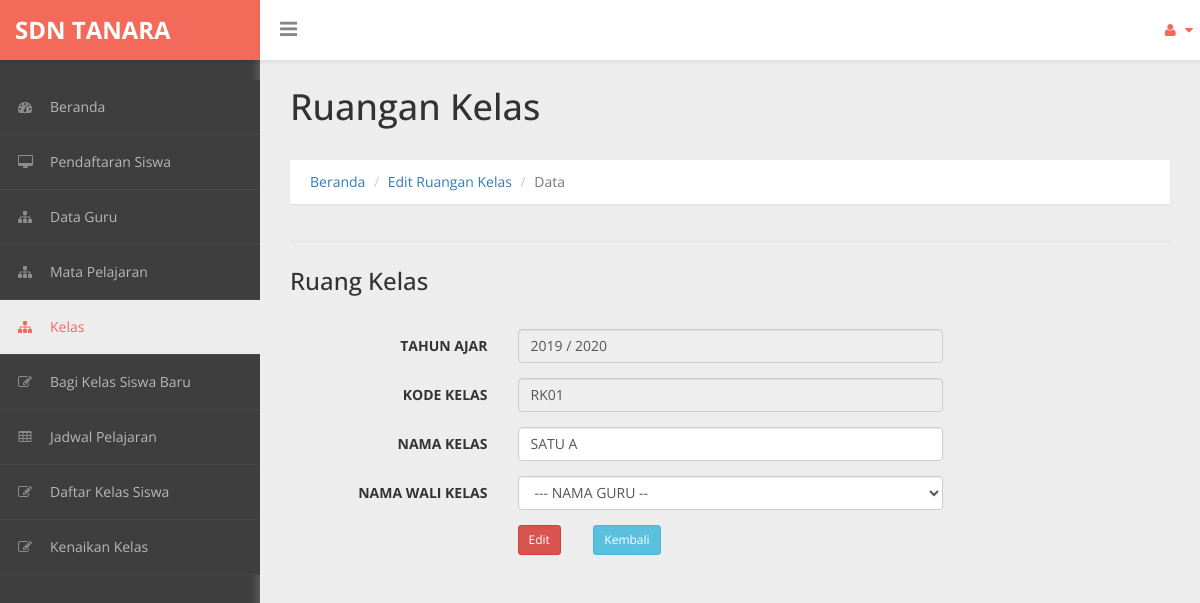
/admin/tampil_ruang.php?kd_ruang=RK01, run on the app's committed database.
### tables this page shows
CREATE TABLE `ruang` (
  `kd_ruang` varchar(6) NOT NULL,
  `nama_ruang` varchar(20) NOT NULL,
  `nip` varchar(32) NOT NULL,
  `thnajar` varchar(20) NOT NULL
);

### admin/tampil_ruang.php (the view, shortened to what this page needs)
<!DOCTYPE html>
<html xmlns="http://www.w3.org/1999/xhtml">
<head>
    <link href="../assets/css/bootstrap.css" rel="stylesheet" />
    <link href="../assets/css/font-awesome.css" rel="stylesheet" />
    <link href="../assets/css/custom-styles.css" rel="stylesheet" />
</head>
<body>
    <div id="wrapper">
        <nav class="navbar navbar-default top-navbar" role="navigation">
            <div class="navbar-header">
                <a class="navbar-brand" href="index.php"><strong>SDN TANARA</strong></a>
				<div id="sideNav" href="">
		          <i class="fa fa-bars icon"></i>
		      </div>
            </div>
            <ul class="nav navbar-top-links navbar-right">
                <li class="dropdown">
                    <a class="dropdown-toggle" data-toggle="dropdown" href="#" aria-expanded="false">
                        <i class="fa fa-user fa-fw"></i> <i class="fa fa-caret-down"></i>
                    </a>
                </li>
            </ul>
        </nav>
         <nav class="navbar-default navbar-side" role="navigation">
            <div class="sidebar-collapse">
                <ul class="nav" id="main-menu">
                    <li>
                        <a href="index.php"><i class="fa fa-dashboard"></i>Beranda</a>
                    </li>
                    <li>
                        <a href="daftar_pend.php"><i class="fa fa-desktop"></i>Pendaftaran Siswa</a>
                    </li>
                    <li>
                        <a href="daftar_guru.php"><i class="fa fa-sitemap"></i>Data Guru</a>
                    </li>
                    <li>
                        <a href="daftar_mapel.php"><i class="fa fa-sitemap"></i>Mata Pelajaran</a>
                    </li>
                     <li>
                        <a href="daftar_ruang.php"  class="active-menu"><i class="fa fa-sitemap"></i>Kelas</a>
                    </li>
                    <li>
                        <a href="daftar_walikelas.php"><i class="fa fa-edit"></i>Bagi Kelas Siswa Baru</a>
                    </li>
                    <li>
                        <a href="daftar_jadwal.php"><i class="fa fa-table"></i>Jadwal Pelajaran</a>
                    </li>
                    <li>
                        <a href="daftar_siswa.php"><i class="fa fa-edit"></i>Daftar Kelas Siswa</a>
                    </li>
                    <li>
                        <a href="daftar_kenaikan.php"><i class="fa fa-edit"></i>Kenaikan Kelas</a>
                    </li>
                </ul>
            </div>
        </nav>
        <div id="page-wrapper">
		  <div class="header">
                        <h1 class="page-header">
                           Ruangan Kelas <small></small>
                        </h1>
						<ol class="breadcrumb">
					  <li><a href="index.php">Beranda</a></li>
					  <li><a href="#">Edit Ruangan Kelas</a></li>
					  <li class="active">Data</li>
					</ol>
		</div>
            <div id="page-inner">
    			<div class="row">
    			  <div class="col-md-12">
    			<div class="panel panel-default">
				</div>
			</div>
				</div>
    <div class="box box-success">
        <form action="ruang/update_ruang.php" method="POST" class="form-horizontal">
            <div class="box-header with-border">
                <h3 class="box-title">Ruang Kelas</h3>
            </div><br><br>
                <?php
                    include '../koneksi.php';
                    $kd_ruang=$_GET['kd_ruang'];
                    $data=mysqli_query($koneksi,"Select * from ruang where kd_ruang='$kd_ruang'");
                    while($d=mysqli_fetch_array($data)){
                ?>
            <div class="form-group">
                <label class="control-label col-md-3 col-sm-3 col-xs-12" for="form-field-1">
                    TAHUN AJAR
                </label>
                <div class="col-md-6 col-sm-6 col-xs-12">
                    <input type="text" name="thnajar" value="<?php echo $d['thnajar']?>" id="form-field-1" class="form-control col-md-7 col-xs-12" readonly>
                </div>
            </div>
            <div class="form-group">
                <label class="control-label col-md-3 col-sm-3 col-xs-12" for="form-field-1">
                    KODE KELAS
                </label>
                <div class="col-md-6 col-sm-6 col-xs-12">
                    <input type="text" name="kd_ruang" value="<?php echo $d['kd_ruang']?>" id="form-field-1" class="form-control col-md-7 col-xs-12" readonly>
                </div>
            </div>
            <div class="form-group">
                <label class="control-label col-md-3 col-sm-3 col-xs-12" for="form-field-1">
                    NAMA KELAS
                </label>
                <div class="col-md-6 col-sm-6 col-xs-12">
                    <input type="text" name="nama_ruang" value="<?php echo $d['nama_ruang']?>" id="form-field-1" class="form-control col-md-7 col-xs-12" required>
                </div>
            </div>
            <div class="form-group">
                <label class="control-label col-md-3 col-sm-3 col-xs-12" for="form-field-1">
                    NAMA WALI KELAS
                </label>
                     <div class="col-md-6 col-sm-6 col-xs-12">
                        <select class="form-control col-md-7 col-xs-12" id="form-field-1" name="nip">
                            <option value="">--- NAMA GURU --</option>
                             <?php
                            include '../koneksi.php';
                            $data = mysqli_query($koneksi, "SELECT * FROM guru");
                            ?>
                        </select>
                    </div>
            </div>
            <div class="form-group">
                <label class="control-label col-md-3 col-sm-3 col-xs-12" for="form-field-1">
                </label>
                <div class="col-sm-1">
                    <button type="submit" name="tambah" class="btn btn-danger  btn-sm">Edit</button>
                </div>
                <div class="col-sm-1">
                    <a href="daftar_ruang.php" class="btn btn-info btn-sm">Kembali</a>
                </div>
            </div>
         </form>
    </div>
  </div>
				</div>
            </div>
</body>
</html>
<?php } ?>

### assets/css/custom-styles.css (style rules this page uses)
body { font-family: 'Open Sans', sans-serif; background: #3E3E3E; }
#wrapper { width: 100%; }
#page-wrapper { padding: 15px 15px; min-height: 600px; background: #EDEDED; }
#page-inner { width:100%; margin:10px 20px 10px 0px; background-color:transparent; padding: 15px 30px; min-height:1200px; }
h1, .h1, h2, .h2, h3, .h3 { margin-top: 7px; margin-bottom: -5px; }
.navbar-side { z-index: 0; }
.panel { border-radius:0px; }
.navbar-side .nav > li > a > i { color: #8C8C8C;padding: 8px;width: 30px;text-align: center; }
.top-navbar { position: fixed; width: 100%; z-index: 300; -webkit-box-shadow: 0 3px 3px rgba(0, 0, 0, 0.05); -moz-box-shadow: 0 3px 3px rgba(0, 0, 0, 0.05); box-shadow: 0 3px 3px rgba(0, 0, 0, 0.05); }
.navbar-side { z-index: 1; position: fixed; width: 260px; top: 80px; }
#page-wrapper { position: relative; top: 55px; box-shadow: 0 0 10px #757575; -moz-box-shadow: 0 0 10px #757575; -webkit-box-shadow: 0 0 10px #757575; }
.breadcrumb { padding: 12px 10px 12px 20px; margin-bottom: 20px; list-style: none; border-radius: 0; -webkit-box-shadow: 0 1px 1px rgba(0,0,0,.05); box-shadow: 0 1px 1px rgba(0,0,0,.05);background: #fff; }
.page-header { margin: 0;border-bottom: 1px solid transparent;text-align: left;background-color: rgb(237, 237, 237);padding: 32px 22px 32px 0;color: #323232; }
.panel-default { border-color: #ECECEC; }
.header { margin: 0 30px; }
i.fa.fa-bars { font-size: 20px; margin: 12px 0 0; }
.top-navbar { margin:0px; }
.top-navbar .navbar-brand { color: #fff;width: 260px;text-align: left;height: 60px;font-size: 24px;font-weight: 700;line-height: 30px;background: #F36A5A; }
.top-navbar .nav > li { position: relative; display: inline-block; margin: 0px; padding: 0px; }
.top-navbar .nav > li > a { position: relative; display: block; padding: 20px;color: #FFFFFF; margin: 0px; }
.active-menu, .active-menu i { background-color: #EDEDED !important; color: #F36A5A !important; }
.active-menu i { color: #F36A5A !important; }
.sidebar-collapse , .sidebar-collapse .nav { background:none; }
.sidebar-collapse .nav { padding:0; }
.sidebar-collapse .nav > li > a { color: #B8B8B8; background:transparent; text-shadow:none; font-size: 14px; }
.sidebar-collapse > .nav > li > a { padding: 12px 10px; }
.sidebar-collapse > .nav > li { border-bottom: 1px solid rgba(107, 108, 109, 0.19); }
.navbar-side { border:none; background: #3E3E3E; }
.top-navbar { background: #FFFFFF; border-bottom:none; }
.top-navbar .nav > li > a > i { margin-right: 2px; }
.navbar-default { border:0px solid black; }
.navbar-header { background: transparent; }
.nav > li > a > i { margin-right:10px; color: rgb(243, 106, 90); }
#sideNav { float: left; left: 0; z-index: 3; color: #868686; cursor:pointer; border-radius: 0; width: 14px; font-size: 48px; line-height: 0; margin: 7px 0 0 20px; }
@media (min-width:768px) { #page-wrapper { margin: 0 0 0 260px; padding: 0; min-height: 1200px; } }
@media (min-width:768px) { .navbar-side { width: 260px; z-index: 1; } }
@media (min-width:768px) { .navbar { border-radius: 0px; } }

### data on the page
ruang: thnajar "2019 / 2020", kd_ruang "RK01", nama_ruang "SATU A"
